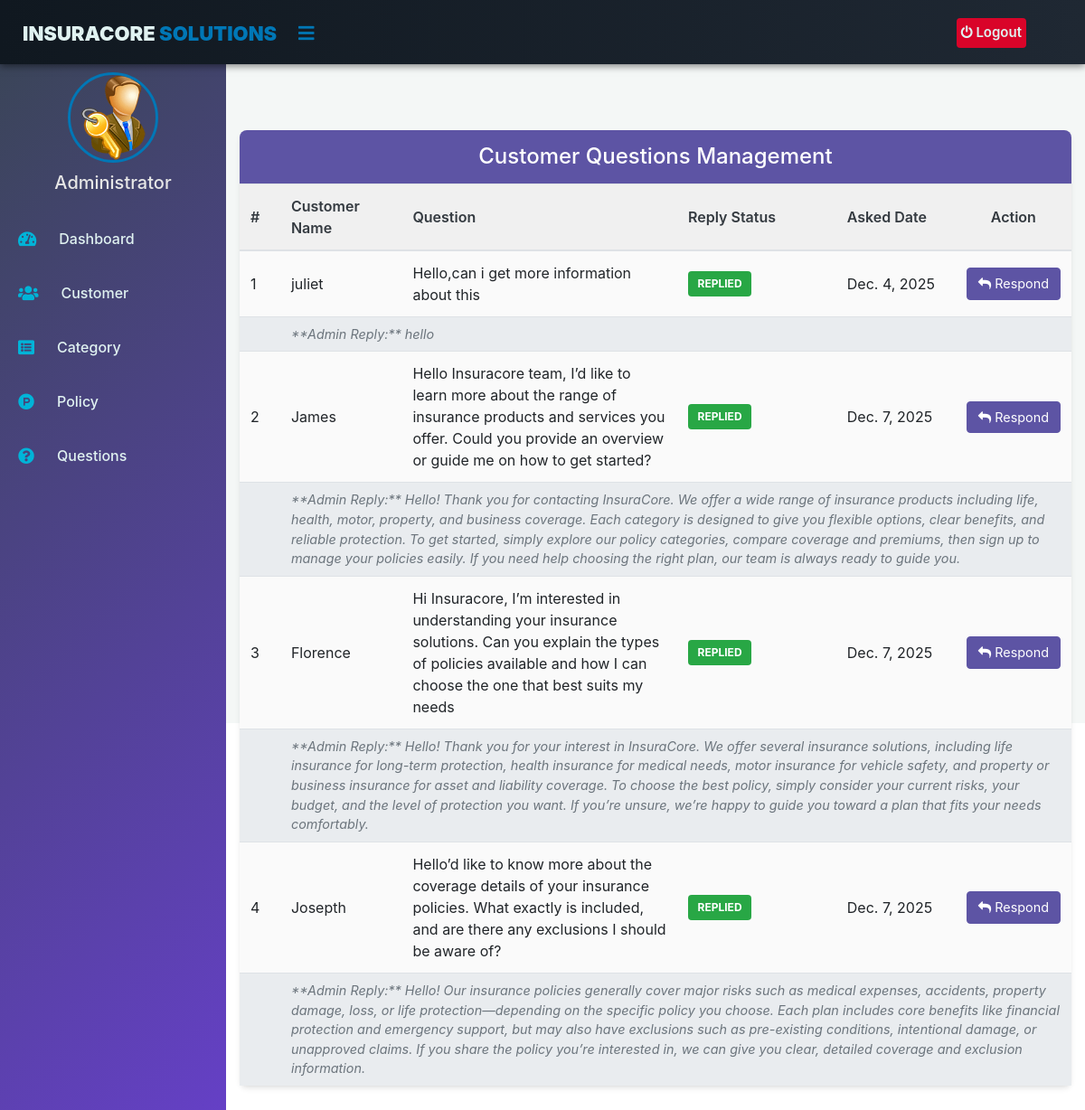
/admin-question, run on an earlier commit of the app's database.
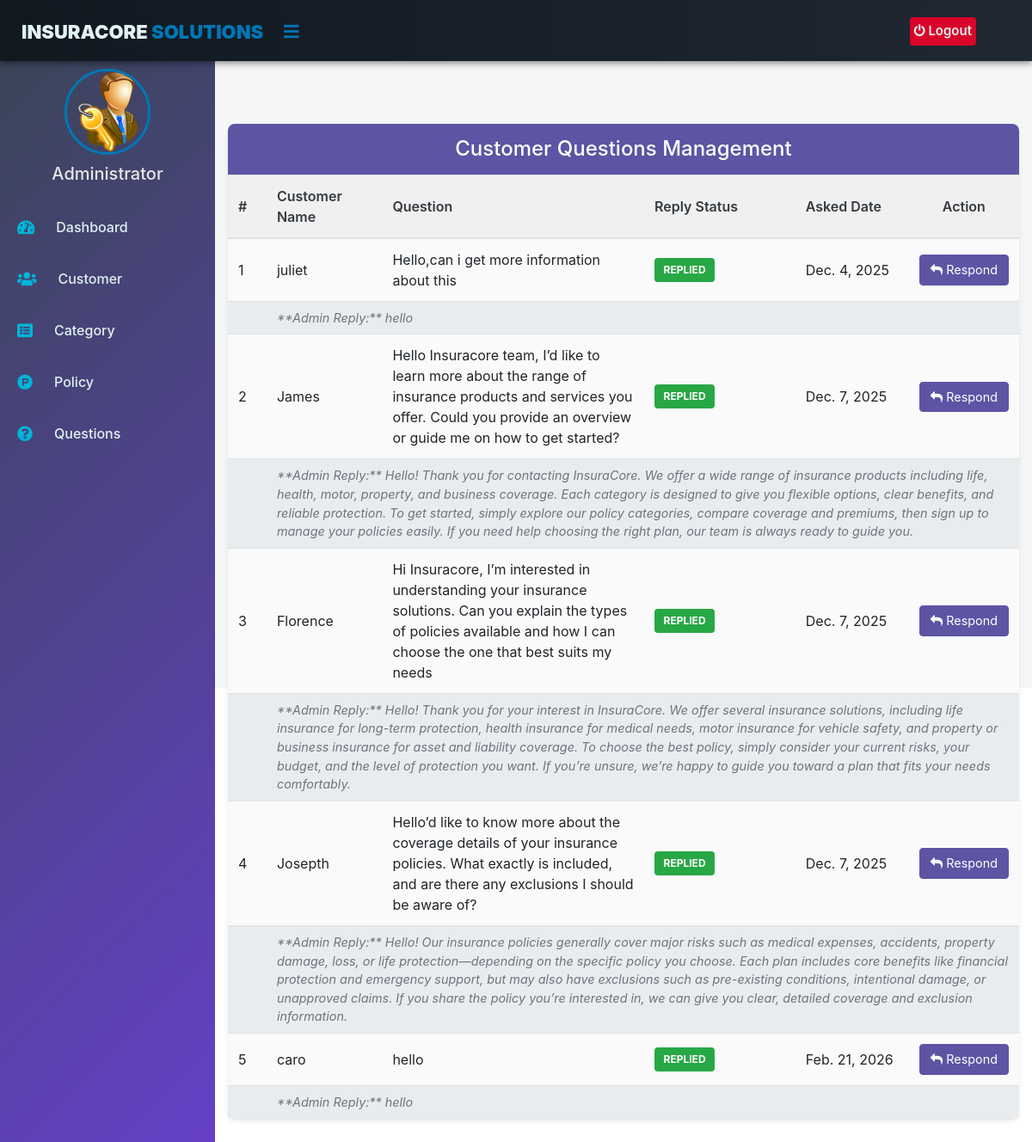
And on a later commit of the database.
### insurance/models.py (models this page shows, shortened)
class Question(models.Model):
    customer= models.ForeignKey(Customer, on_delete=models.CASCADE)
    description =models.CharField(max_length=500)
    admin_comment=models.CharField(max_length=200,default='Nothing')
    asked_date =models.DateField(auto_now=True)

### customer/models.py (models this page shows, shortened)
class Customer(models.Model):
    user=models.OneToOneField(User,on_delete=models.CASCADE)
    profile_pic= models.ImageField(upload_to='profile_pic/Customer/',null=True,blank=True)
    address = models.CharField(max_length=40)
    mobile = models.CharField(max_length=20,null=False)
    def __str__(self):
        return self.user.first_name

### insurance/views.py (the view)
# urls.py: path('admin-question', views.admin_question_view,name='admin-question'),
def admin_question_view(request):
    questions = models.Question.objects.all()
    return render(request,'insurance/admin_question.html',{'questions':questions})

### templates/insurance/admin_question.html (shortened to what this page needs)
{% extends 'insurance/adminbase.html' %}
{% block content %}
{%load static%}
<head>
    <link href="http://netdna.bootstrapcdn.com/bootstrap/4.0.0-beta/css/bootstrap.min.css" rel="stylesheet">
  <link rel="stylesheet" href="https://maxcdn.bootstrapcdn.com/bootstrap/4.4.1/css/bootstrap.min.css">
  <link href="https://maxcdn.bootstrapcdn.com/font-awesome/4.3.0/css/font-awesome.min.css" rel="stylesheet">
</head>
<div class="container-fluid mt-0">
    <div class="questions-card">
        <div class="card-header-custom">
            <h4 class="mb-0 text-center">Customer Questions Management</h4>
        </div>
        <div class="table-responsive">
            <table class="table table-hover table-striped" id="dev-table">
                <thead>
                    <tr>
                        <th style="width: 5%;">#</th>
                        <th style="width: 15%;">Customer Name</th>
                        <th style="width: 35%;">Question</th>
                        <th style="width: 20%;">Reply Status</th>
                        <th style="width: 15%;">Asked Date</th>
                        <th style="width: 10%;" class="text-center">Action</th>
                    </tr>
                </thead>
                <tbody>
                    {% for t in questions %}
                    <tr>
                        <td>{{ forloop.counter }}</td>
                        <td>{{ t.customer }}</td>
                        <td>{{ t.description }}</td>
                        <td>
                            {% if t.admin_comment %}
                                <span class="status-badge status-replied">Replied</span>
                            {% else %}
                                <span class="status-badge status-pending">Pending</span>
                            {% endif %}
                        </td>
                        <td>{{ t.asked_date }}</td>
                        <td class="text-center">
                            <a class="btn action-btn-custom" href="{% url 'update-question' t.id %}">
                                <span class="fa fa-reply"></span> Respond
                            </a>
                        </td>
                    </tr>
                    {% if t.admin_comment %}
                    <tr class="admin-reply-row">
                        <td></td>
                        <td colspan="5">
                            **Admin Reply:** {{ t.admin_comment }}
                        </td>
                    </tr>
                    {% endif %}
                    {% endfor %}
                </tbody>
            </table>
        </div>
    </div>
</div>
<br><br><br><br><br><br>
{% endblock content %}

What changed in the data, as far as the page shows it:
added Question: customer "caro", description "hello", shows "REPLIED", asked_date "Feb. 21, 2026", admin_comment "hello"
